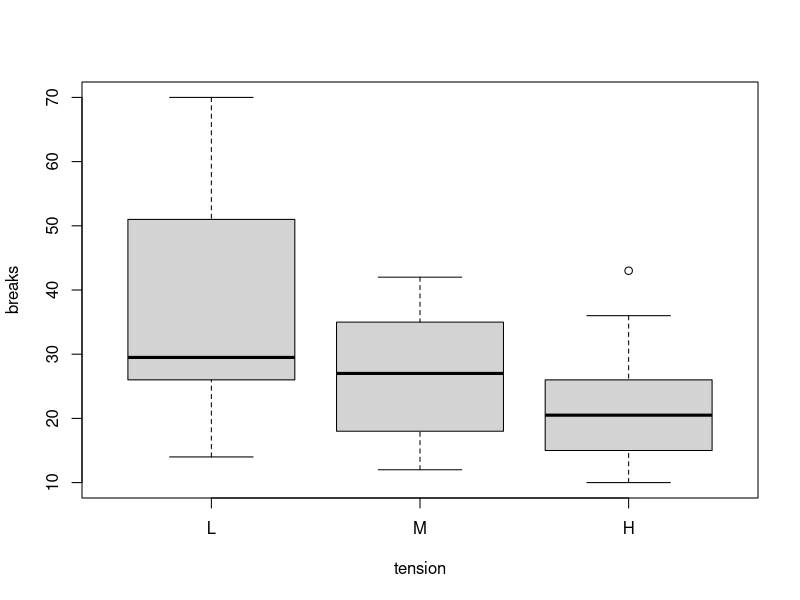

The R source for this figure:
# ANOVA de Welch
# Material didático — Estatística e Ciência de Dados — ICTIN/UFLA
# Fonte: e-book Psicometria Online

resultado <- oneway.test(breaks ~ tension, data = warpbreaks,
                       var.equal = FALSE)
print(resultado)
boxplot(breaks ~ tension, data = warpbreaks)
